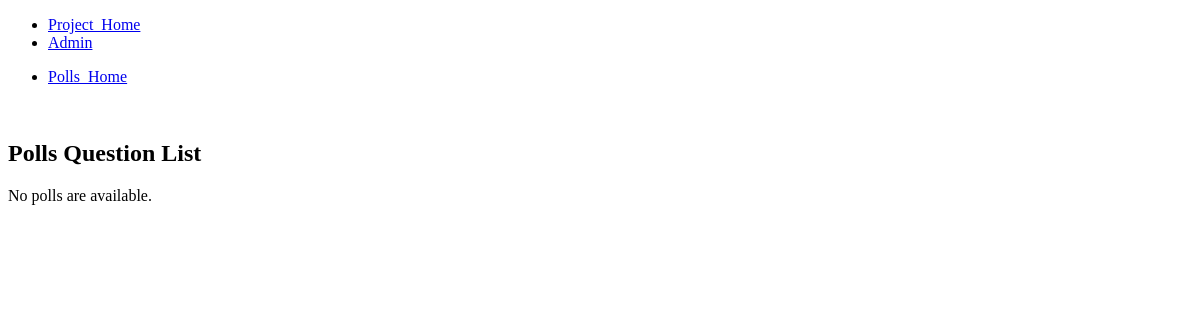
/polls/, run on an earlier commit of the app's database.
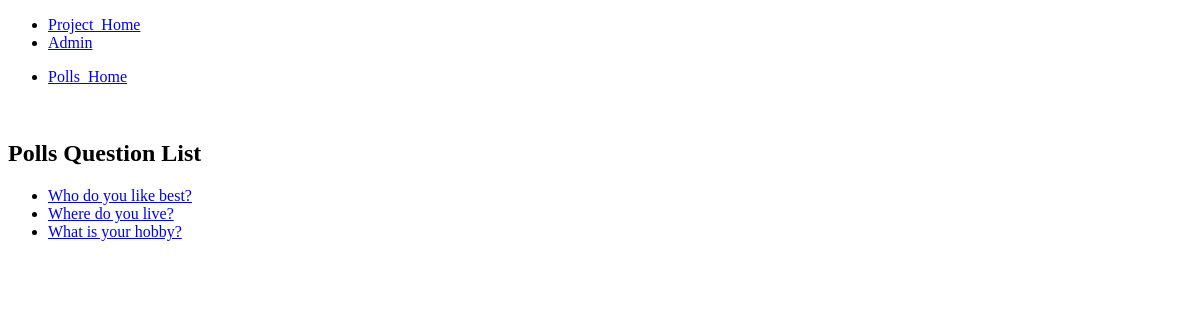
And on a later commit of the database.
### polls/models.py (models this page shows, shortened)
class Question(models.Model):
    question_text = models.CharField(max_length=200)
    pub_date = models.DateTimeField('date published')

### polls/views.py (the view)
class IndexView(ListView):
    template_name = 'polls/index.html'
    context_object_name = 'latest_question_list'
    def get_queryset(self):
        return Question.objects.order_by('-pub_date')[:5]

### polls/templates/polls/index.html
{% extends "base_polls.html" %}
{% block content %}
<h2>Polls Question List</h2>
{% if latest_question_list %}
	<ul>
	{% for question in latest_question_list %}
		<li><a href="{% url 'polls:detail' question.id %}">{{ question.question_text }}</a></li>
	{% endfor %}
	</ul>
{% else %}
	<p>No polls are available.</p>
{% endif %}
{% endblock content %}

### templates/base_polls.html (shortened to what this page needs)
{% extends "base.html" %}
{% block sidebar %}
{{ block.super }}
<ul>
	<li><a href="/polls/">Polls_Home</a></li>
</ul>
{% endblock %}

### templates/base.html (shortened to what this page needs)
<!DOCTYPE html>
<html lang="en">
<head>
</head>
<body>
	<div id="sidebar">
		{% block sidebar %}
		<ul>
			<li><a href="/">Project_Home</a></li>
			<li><a href="/admin">Admin</a></li>
		</ul>
		{% endblock %}
		<br>
	</div>
	<div id="content">
		{% block content %}{% endblock %}
	</div>
</body>
</html>

What changed in the data, as far as the page shows it:
added Question: question_text "Who do you like best?"
added Question: question_text "Where do you live?"
added Question: question_text "What is your hobby?"
Also different on the page:
text no longer shown: "No polls are available."
